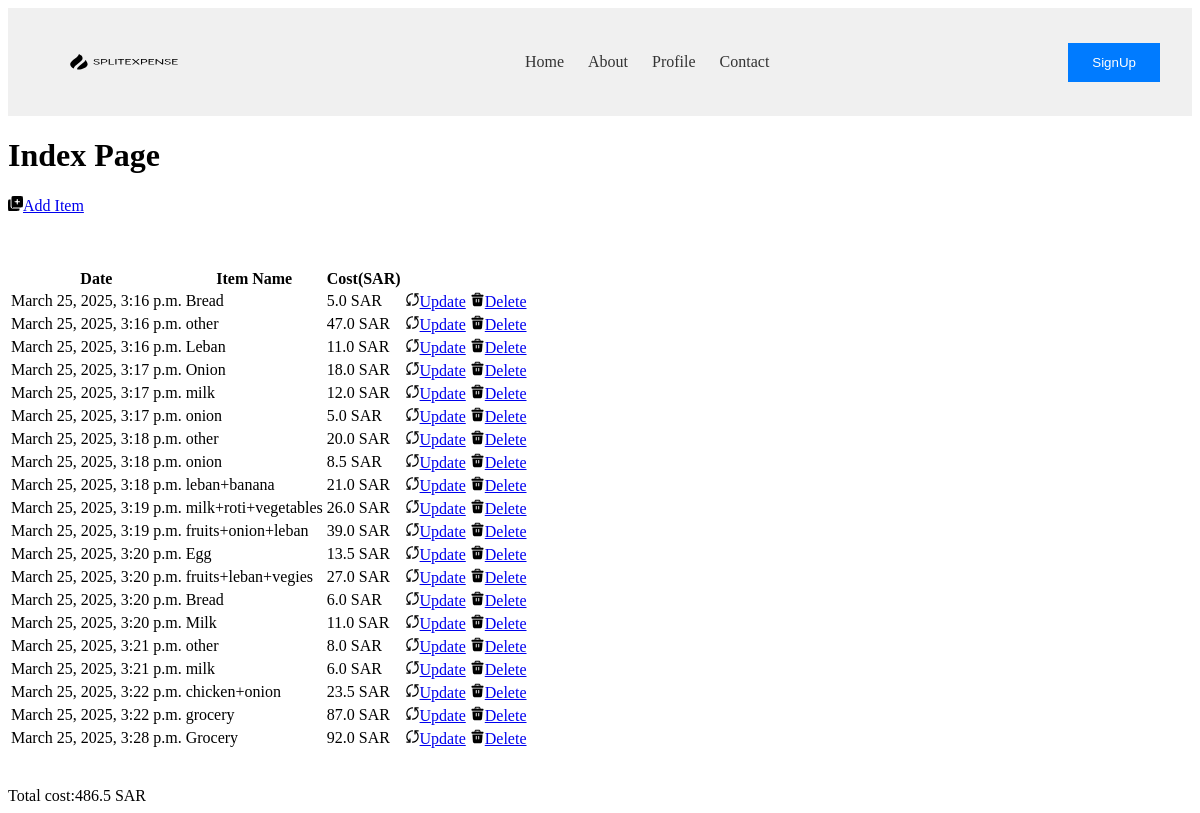
The page / on the database its author committed.
### notes/models.py (models this page shows, shortened)
class Item(models.Model):
    date=models.DateTimeField(auto_now_add=True)
    description=models.TextField(max_length=100,null=True,blank=True)
    cost=models.FloatField()
    id=models.UUIDField(default=uuid.uuid4,unique=True,primary_key=True,editable=False)

### notes/views.py (the view)
# urls.py: path('',views.home,name='home'),
def home(request):
    items=Item.objects.all()
    total_cost=0
    for item in items:
        total_cost+=item.cost
    context={
        'items':items,
        'total_cost':total_cost
    }
    return render(request,'notes/index.html',context)

### notes/templates/notes/index.html
{% extends 'main.html'%}
{%load static %}
{% block contain%}
<h1>Index Page</h1>
<p><a href="{% url 'create-item' %}"><img src="{% static 'notes/images/add_button.svg' %}" alt="create buttton">Add Item</a></p>
<br>
<br>
   <table>
      <thead>
         <tr>
            <th>Date</th>
            <th>Item Name</span></th>
            <th>Cost(SAR)</th>
            <th></th>
            <th></th>
         </tr>
      </thead>
      <tbody>
         {% for item in items %}
         <tr>
            <td>{{item.date}}</td>
            <td>{{item.description}}</td>
            <td>{{item.cost}} SAR</td>
            <td><a href="{% url 'update-item' item.id%}"><img src="{% static 'notes/images/update_button.svg' %}" alt="update button" >Update</a></td>
            <td><a href="{% url 'delete-item' item.id %}"><img src="{% static 'notes/images/delete_button.svg' %}" alt="delete button">Delete</a></td>
         </tr>
         {% endfor %}
      </tbody>
   </table>
   <br>
   <br>
   <div>Total cost:{{total_cost}} SAR</div>
{% endblock %}

### rows shown on the page
Item: date "March 25, 2025, 3:16 p.m.", description "Bread", cost "5.0"
Item: date "March 25, 2025, 3:16 p.m.", description "other", cost "47.0"
Item: date "March 25, 2025, 3:16 p.m.", description "Leban", cost "11.0"
Item: date "March 25, 2025, 3:17 p.m.", description "Onion", cost "18.0"
Item: date "March 25, 2025, 3:17 p.m.", description "milk", cost "12.0"
Item: date "March 25, 2025, 3:17 p.m.", description "onion", cost "5.0"
Item: date "March 25, 2025, 3:18 p.m.", description "other", cost "20.0"
Item: date "March 25, 2025, 3:18 p.m.", description "onion", cost "8.5"
Item: date "March 25, 2025, 3:18 p.m.", description "leban+banana", cost "21.0"
Item: date "March 25, 2025, 3:19 p.m.", description "milk+roti+vegetables", cost "26.0"
Item: date "March 25, 2025, 3:19 p.m.", description "fruits+onion+leban", cost "39.0"
Item: date "March 25, 2025, 3:20 p.m.", description "Egg", cost "13.5"
Item: date "March 25, 2025, 3:20 p.m.", description "fruits+leban+vegies", cost "27.0"
Item: date "March 25, 2025, 3:20 p.m.", description "Bread", cost "6.0"
Item: date "March 25, 2025, 3:20 p.m.", description "Milk", cost "11.0"
Item: date "March 25, 2025, 3:21 p.m.", description "other", cost "8.0"
Item: date "March 25, 2025, 3:21 p.m.", description "milk", cost "6.0"
Item: date "March 25, 2025, 3:22 p.m.", description "chicken+onion", cost "23.5"
Item: date "March 25, 2025, 3:22 p.m.", description "grocery", cost "87.0"
Item: date "March 25, 2025, 3:28 p.m.", description "Grocery", cost "92.0"

### other values the page prints
{{ total_cost }} "486.5"
